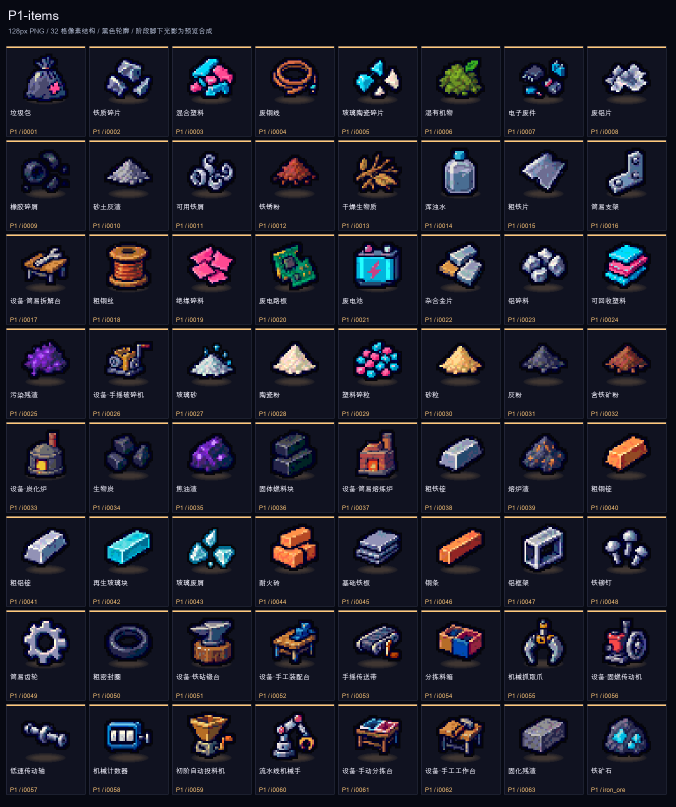
#> input picture output/imagegen/item-icons-v3/P1-items.png, 1352 x 1614 px (shown at 1/2 size)
$ python -i process.py   (imports and definitions only)
#> lines starting #> are read from the running program, lines starting #| are printed output that depends on the picture
"""Export the approved pixel style as 128px production assets. Requires Pillow.

Run from the repository root: python3 output/imagegen/item-icons-v3/process.py
Optional: --font path/to/a/CJK/font.ttf for contact sheet labels.
No game data, servers or application tests are used.
"""
import argparse
import hashlib
import json
import textwrap
from collections import deque
from pathlib import Path
from PIL import Image, ImageDraw, ImageFilter, ImageFont

OUT = Path(__file__).resolve().parent
ROOT = OUT.parents[2]
ASSETS = ROOT / 'apps/web/src/assets/items/v3'
STAGES = {1:'#ffc879',2:'#a5d4b2',3:'#74edce',4:'#46eff2',5:'#b69aff',6:'#ff72cf'}
BLACK = (5, 5, 9, 255)


# [87 lines left out: functions components, anchors, extract, not called in this run]


def icon32(source):
    bounds = source.getchannel('A').point(lambda a: 255 if a >= 220 else 0).getbbox()
    if not bounds:
        raise ValueError('Empty source item')
    body = source.crop(bounds)
    scale = min(26 / body.width, 26 / body.height)
    body = body.resize((max(1, round(body.width*scale)), max(1, round(body.height*scale))), Image.Resampling.NEAREST)
    alpha = body.getchannel('A').point(lambda a: 255 if a >= 220 else 0)
    rgb = body.convert('RGB').point(lambda v: round(round(v*7/255)*255/7))
    colors = [color for color, a in zip(rgb.get_flattened_data(), alpha.tobytes()) if a]
    samples = Image.new('RGB', (len(colors), 1))
    samples.putdata(colors)
    palette = samples.quantize(colors=15, method=Image.Quantize.MEDIANCUT, dither=Image.Dither.NONE)
    body = rgb.quantize(palette=palette, dither=Image.Dither.NONE).convert('RGBA')
    body.putalpha(alpha)
    image = Image.new('RGBA', (32,32))
    image.alpha_composite(body, ((32-body.width)//2, (32-body.height)//2))
    silhouette = image.getchannel('A')
    outline = silhouette.filter(ImageFilter.MaxFilter(3))
    black = Image.new('RGBA', (32,32), BLACK)
    black.putalpha(outline)
    black.alpha_composite(image)
    clean = Image.new('RGBA', (32,32))
    clean.paste(black, mask=black.getchannel('A'))
    return clean


# [106 lines left out: functions find_font, grounded, contacts, main, not called in this run]


# [2 lines not run here, left out]

>>> import cv2
>>> picture = cv2.imread('P1-items.png', cv2.IMREAD_GRAYSCALE)
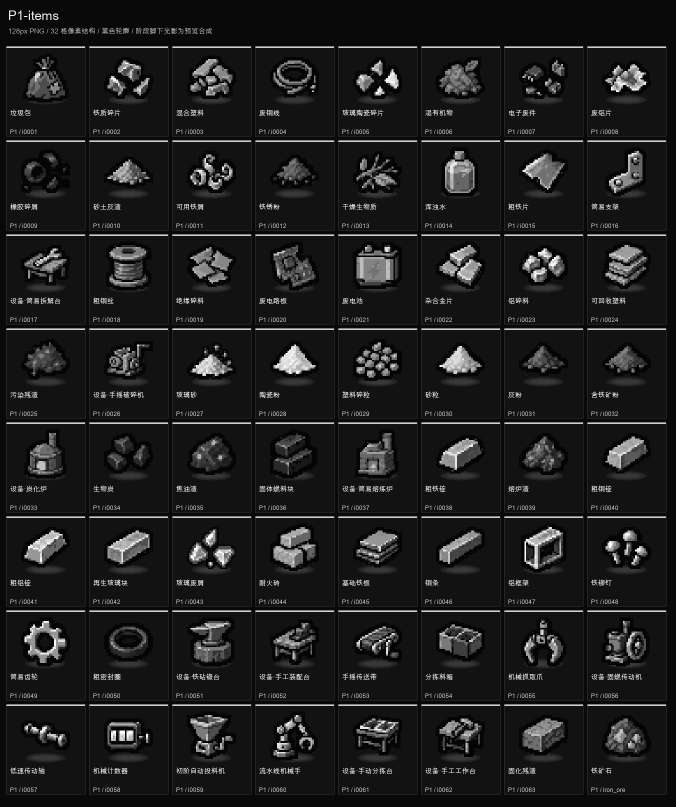
#> picture: shape (1614, 1352) (shown at 1/2 size); min 0, max 254, mean 30.6
#> (the run stopped early here; a loop or call above may not have finished)

$ run again, on output/imagegen/item-icons-v3/P5-items.png
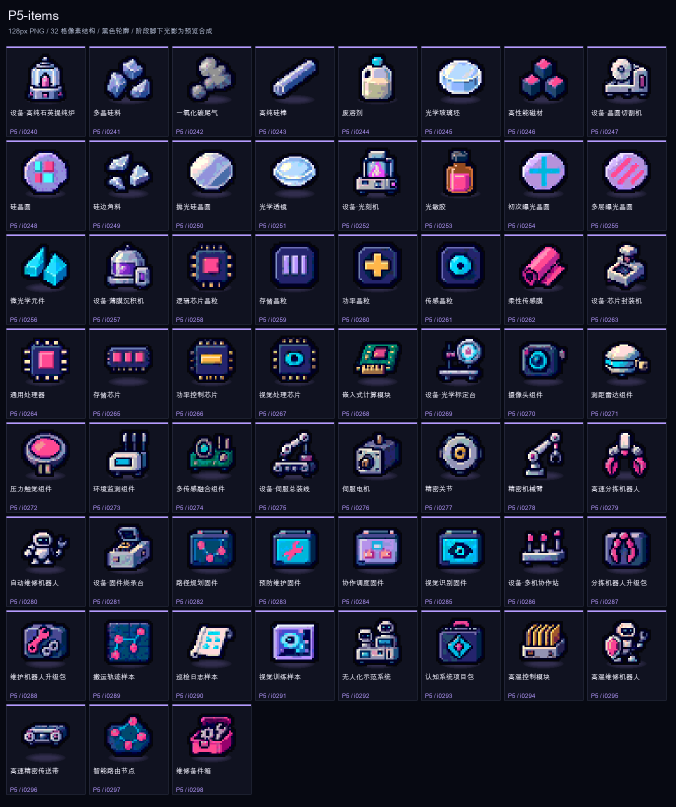
#> input picture output/imagegen/item-icons-v3/P5-items.png, 1352 x 1614 px (shown at 1/2 size)
#> `picture = cv2.imread('P1-items.png', cv2.IMREAD_GRAYSCALE)`:
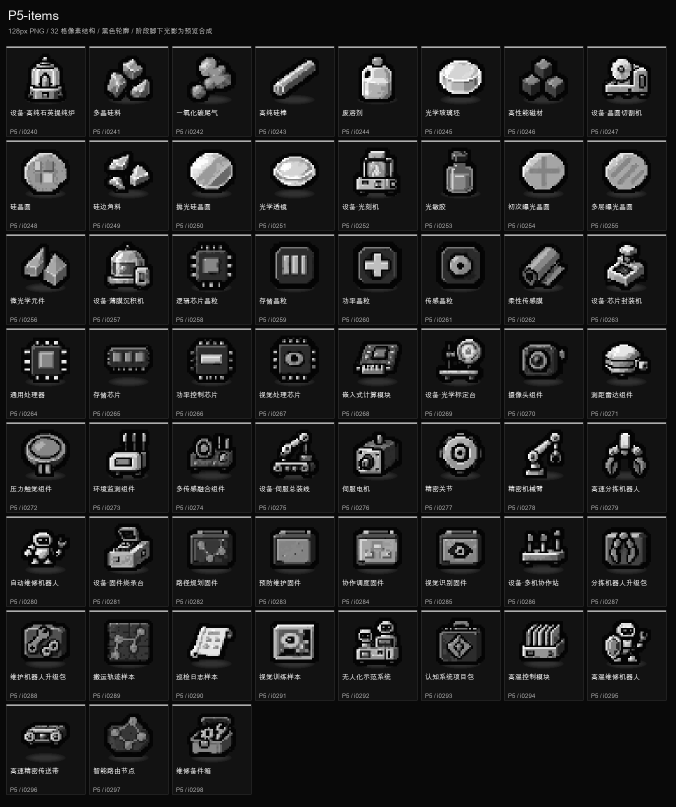
#> picture: shape (1614, 1352) (shown at 1/2 size); min 0, max 255, mean 31.3

$ run again, on output/imagegen/item-icons-v3/P6-items.png
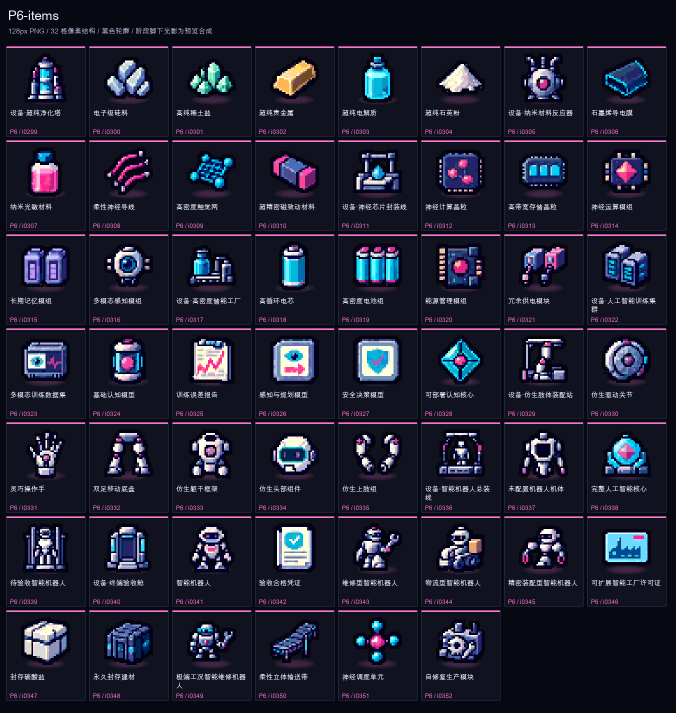
#> input picture output/imagegen/item-icons-v3/P6-items.png, 1352 x 1426 px (shown at 1/2 size)
#> `picture = cv2.imread('P1-items.png', cv2.IMREAD_GRAYSCALE)`:
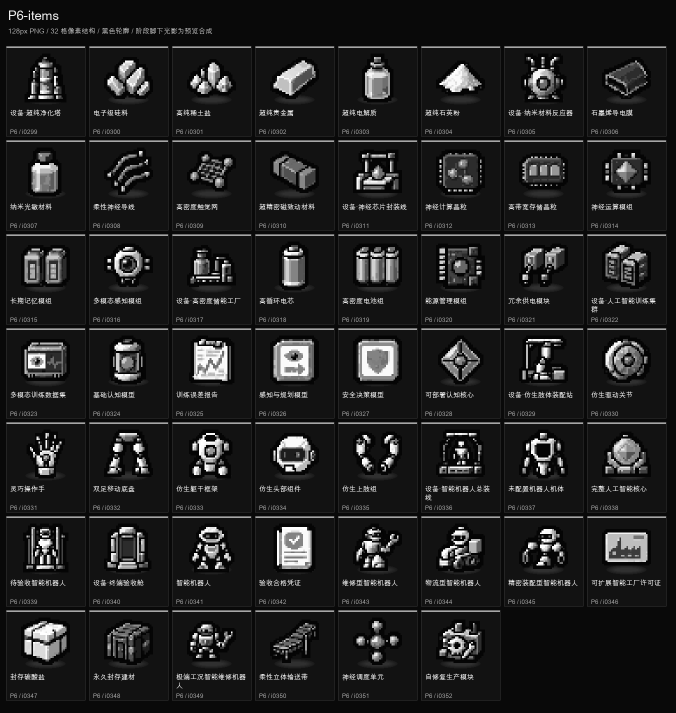
#> picture: shape (1426, 1352) (shown at 1/2 size); min 0, max 255, mean 33.4

$ run again, on output/imagegen/item-icons-v3/p1-source.png
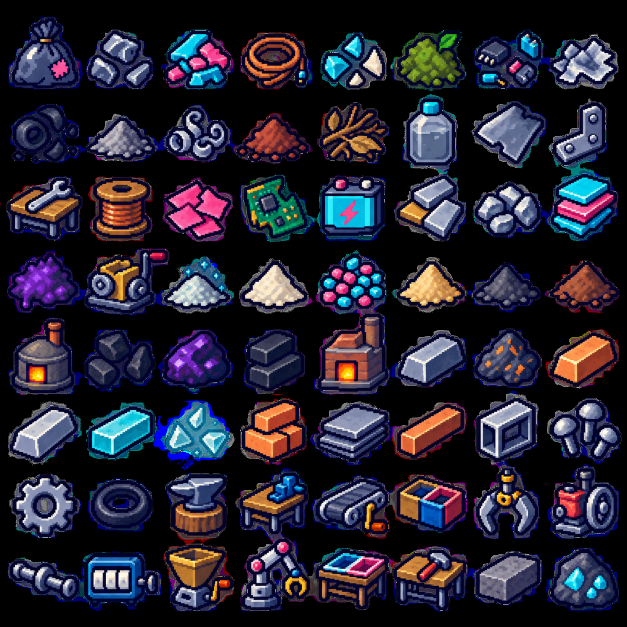
#> input picture output/imagegen/item-icons-v3/p1-source.png, 1254 x 1254 px (shown at 1/2 size)
#> `picture = cv2.imread('P1-items.png', cv2.IMREAD_GRAYSCALE)`:
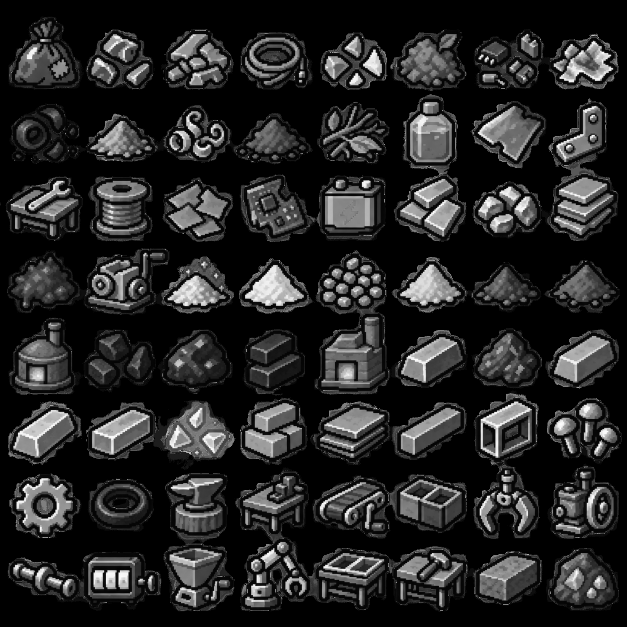
#> picture: shape (1254, 1254) (shown at 1/2 size); min 0, max 255, mean 37.9
